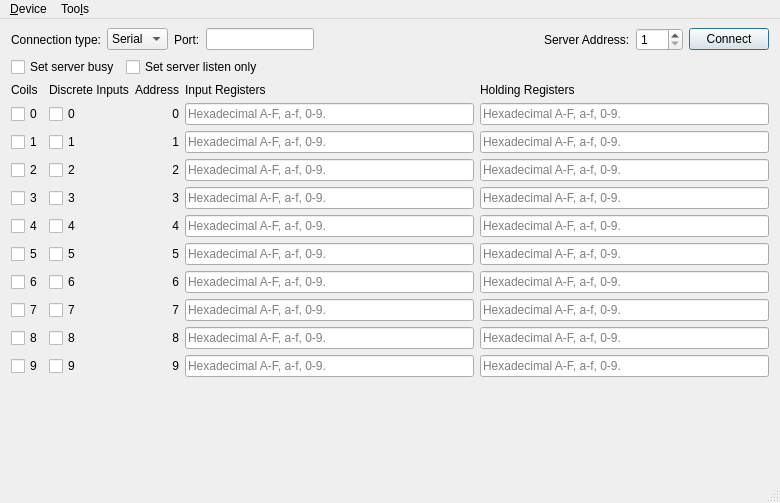
<?xml version="1.0" encoding="UTF-8"?>
<ui version="4.0">
 <class>MainWindow</class>
 <widget class="QMainWindow" name="MainWindow">
  <property name="geometry">
   <rect>
    <x>0</x>
    <y>0</y>
    <width>780</width>
    <height>503</height>
   </rect>
  </property>
  <property name="windowTitle">
   <string>Modbus Server Example</string>
  </property>
  <widget class="QWidget" name="centralWidget">
   <layout class="QVBoxLayout" name="verticalLayout">
    <property name="topMargin">
     <number>9</number>
    </property>
    <property name="bottomMargin">
     <number>0</number>
    </property>
    <item>
     <layout class="QGridLayout" name="gridLayout">
      <item row="0" column="5">
       <widget class="QLabel" name="label_27">
        <property name="sizePolicy">
         <sizepolicy hsizetype="Maximum" vsizetype="Preferred">
          <horstretch>0</horstretch>
          <verstretch>0</verstretch>
         </sizepolicy>
        </property>
        <property name="text">
         <string>Server Address:</string>
        </property>
       </widget>
      </item>
      <item row="0" column="7">
       <widget class="QPushButton" name="connectButton">
        <property name="sizePolicy">
         <sizepolicy hsizetype="Maximum" vsizetype="Fixed">
          <horstretch>0</horstretch>
          <verstretch>0</verstretch>
         </sizepolicy>
        </property>
        <property name="text">
         <string>Connect</string>
        </property>
        <property name="checkable">
         <bool>false</bool>
        </property>
        <property name="autoDefault">
         <bool>false</bool>
        </property>
        <property name="default">
         <bool>true</bool>
        </property>
       </widget>
      </item>
      <item row="0" column="6">
       <widget class="QSpinBox" name="serverEdit">
        <property name="sizePolicy">
         <sizepolicy hsizetype="Maximum" vsizetype="Fixed">
          <horstretch>0</horstretch>
          <verstretch>0</verstretch>
         </sizepolicy>
        </property>
        <property name="minimum">
         <number>1</number>
        </property>
        <property name="maximum">
         <number>247</number>
        </property>
       </widget>
      </item>
      <item row="0" column="4">
       <spacer name="horizontalSpacer">
        <property name="orientation">
         <enum>Qt::Horizontal</enum>
        </property>
        <property name="sizeHint" stdset="0">
         <size>
          <width>40</width>
          <height>20</height>
         </size>
        </property>
       </spacer>
      </item>
      <item row="0" column="1">
       <widget class="QComboBox" name="connectType">
        <item>
         <property name="text">
          <string>Serial</string>
         </property>
        </item>
        <item>
         <property name="text">
          <string>TCP</string>
         </property>
        </item>
       </widget>
      </item>
      <item row="0" column="2">
       <widget class="QLabel" name="label_2">
        <property name="sizePolicy">
         <sizepolicy hsizetype="Maximum" vsizetype="Preferred">
          <horstretch>0</horstretch>
          <verstretch>0</verstretch>
         </sizepolicy>
        </property>
        <property name="text">
         <string>Port:</string>
        </property>
       </widget>
      </item>
      <item row="0" column="0">
       <widget class="QLabel" name="label">
        <property name="text">
         <string>Connection type:</string>
        </property>
       </widget>
      </item>
      <item row="0" column="3">
       <widget class="QLineEdit" name="portEdit">
        <property name="sizePolicy">
         <sizepolicy hsizetype="Preferred" vsizetype="Fixed">
          <horstretch>0</horstretch>
          <verstretch>0</verstretch>
         </sizepolicy>
        </property>
       </widget>
      </item>
     </layout>
    </item>
    <item>
     <layout class="QHBoxLayout" name="horizontalLayout">
      <item>
       <widget class="QCheckBox" name="setBusyBox">
        <property name="text">
         <string>Set server busy</string>
        </property>
       </widget>
      </item>
      <item>
       <widget class="QCheckBox" name="listenOnlyBox">
        <property name="text">
         <string>Set server listen only</string>
        </property>
       </widget>
      </item>
      <item>
       <spacer name="horizontalSpacer_2">
        <property name="orientation">
         <enum>Qt::Horizontal</enum>
        </property>
        <property name="sizeHint" stdset="0">
         <size>
          <width>40</width>
          <height>20</height>
         </size>
        </property>
       </spacer>
      </item>
     </layout>
    </item>
    <item>
     <spacer name="verticalSpacer">
      <property name="orientation">
       <enum>Qt::Vertical</enum>
      </property>
      <property name="sizeType">
       <enum>QSizePolicy::Maximum</enum>
      </property>
      <property name="sizeHint" stdset="0">
       <size>
        <width>20</width>
        <height>0</height>
       </size>
      </property>
     </spacer>
    </item>
    <item>
     <layout class="QGridLayout" name="gridLayout_2">
      <item row="3" column="1">
       <widget class="QCheckBox" name="disc_2">
        <property name="text">
         <string>2</string>
        </property>
       </widget>
      </item>
      <item row="3" column="2">
       <widget class="QLabel" name="label_23">
        <property name="text">
         <string>2</string>
        </property>
        <property name="alignment">
         <set>Qt::AlignRight|Qt::AlignTrailing|Qt::AlignVCenter</set>
        </property>
       </widget>
      </item>
      <item row="3" column="4">
       <widget class="QLineEdit" name="holdReg_2">
        <property name="maxLength">
         <number>32767</number>
        </property>
        <property name="placeholderText">
         <string>Hexadecimal A-F, a-f, 0-9.</string>
        </property>
       </widget>
      </item>
      <item row="4" column="0">
       <widget class="QCheckBox" name="coils_3">
        <property name="sizePolicy">
         <sizepolicy hsizetype="Maximum" vsizetype="Fixed">
          <horstretch>0</horstretch>
          <verstretch>0</verstretch>
         </sizepolicy>
        </property>
        <property name="text">
         <string>3</string>
        </property>
       </widget>
      </item>
      <item row="3" column="3">
       <widget class="QLineEdit" name="inReg_2">
        <property name="maxLength">
         <number>32767</number>
        </property>
        <property name="placeholderText">
         <string>Hexadecimal A-F, a-f, 0-9.</string>
        </property>
       </widget>
      </item>
      <item row="4" column="1">
       <widget class="QCheckBox" name="disc_3">
        <property name="text">
         <string>3</string>
        </property>
       </widget>
      </item>
      <item row="4" column="2">
       <widget class="QLabel" name="label_11">
        <property name="text">
         <string>3</string>
        </property>
        <property name="alignment">
         <set>Qt::AlignRight|Qt::AlignTrailing|Qt::AlignVCenter</set>
        </property>
       </widget>
      </item>
      <item row="4" column="3">
       <widget class="QLineEdit" name="inReg_3">
        <property name="maxLength">
         <number>32767</number>
        </property>
        <property name="placeholderText">
         <string>Hexadecimal A-F, a-f, 0-9.</string>
        </property>
       </widget>
      </item>
      <item row="5" column="0">
       <widget class="QCheckBox" name="coils_4">
        <property name="sizePolicy">
         <sizepolicy hsizetype="Maximum" vsizetype="Fixed">
          <horstretch>0</horstretch>
          <verstretch>0</verstretch>
         </sizepolicy>
        </property>
        <property name="text">
         <string>4</string>
        </property>
       </widget>
      </item>
      <item row="4" column="4">
       <widget class="QLineEdit" name="holdReg_3">
        <property name="maxLength">
         <number>32767</number>
        </property>
        <property name="placeholderText">
         <string>Hexadecimal A-F, a-f, 0-9.</string>
        </property>
       </widget>
      </item>
      <item row="5" column="1">
       <widget class="QCheckBox" name="disc_4">
        <property name="text">
         <string>4</string>
        </property>
       </widget>
      </item>
      <item row="5" column="2">
       <widget class="QLabel" name="label_8">
        <property name="text">
         <string>4</string>
        </property>
        <property name="alignment">
         <set>Qt::AlignRight|Qt::AlignTrailing|Qt::AlignVCenter</set>
        </property>
       </widget>
      </item>
      <item row="5" column="3">
       <widget class="QLineEdit" name="inReg_4">
        <property name="maxLength">
         <number>32767</number>
        </property>
        <property name="placeholderText">
         <string>Hexadecimal A-F, a-f, 0-9.</string>
        </property>
       </widget>
      </item>
      <item row="5" column="4">
       <widget class="QLineEdit" name="holdReg_4">
        <property name="maxLength">
         <number>32767</number>
        </property>
        <property name="placeholderText">
         <string>Hexadecimal A-F, a-f, 0-9.</string>
        </property>
       </widget>
      </item>
      <item row="6" column="0">
       <widget class="QCheckBox" name="coils_5">
        <property name="sizePolicy">
         <sizepolicy hsizetype="Maximum" vsizetype="Fixed">
          <horstretch>0</horstretch>
          <verstretch>0</verstretch>
         </sizepolicy>
        </property>
        <property name="text">
         <string>5</string>
        </property>
       </widget>
      </item>
      <item row="6" column="3">
       <widget class="QLineEdit" name="inReg_5">
        <property name="maxLength">
         <number>32767</number>
        </property>
        <property name="placeholderText">
         <string>Hexadecimal A-F, a-f, 0-9.</string>
        </property>
       </widget>
      </item>
      <item row="6" column="1">
       <widget class="QCheckBox" name="disc_5">
        <property name="text">
         <string>5</string>
        </property>
       </widget>
      </item>
      <item row="6" column="2">
       <widget class="QLabel" name="label_12">
        <property name="text">
         <string>5</string>
        </property>
        <property name="alignment">
         <set>Qt::AlignRight|Qt::AlignTrailing|Qt::AlignVCenter</set>
        </property>
       </widget>
      </item>
      <item row="6" column="4">
       <widget class="QLineEdit" name="holdReg_5">
        <property name="maxLength">
         <number>32767</number>
        </property>
        <property name="placeholderText">
         <string>Hexadecimal A-F, a-f, 0-9.</string>
        </property>
       </widget>
      </item>
      <item row="7" column="0">
       <widget class="QCheckBox" name="coils_6">
        <property name="sizePolicy">
         <sizepolicy hsizetype="Maximum" vsizetype="Fixed">
          <horstretch>0</horstretch>
          <verstretch>0</verstretch>
         </sizepolicy>
        </property>
        <property name="text">
         <string>6</string>
        </property>
       </widget>
      </item>
      <item row="1" column="4">
       <widget class="QLineEdit" name="holdReg_0">
        <property name="maxLength">
         <number>32767</number>
        </property>
        <property name="placeholderText">
         <string>Hexadecimal A-F, a-f, 0-9.</string>
        </property>
       </widget>
      </item>
      <item row="2" column="0">
       <widget class="QCheckBox" name="coils_1">
        <property name="sizePolicy">
         <sizepolicy hsizetype="Maximum" vsizetype="Fixed">
          <horstretch>0</horstretch>
          <verstretch>0</verstretch>
         </sizepolicy>
        </property>
        <property name="text">
         <string>1</string>
        </property>
       </widget>
      </item>
      <item row="2" column="1">
       <widget class="QCheckBox" name="disc_1">
        <property name="text">
         <string>1</string>
        </property>
       </widget>
      </item>
      <item row="2" column="2">
       <widget class="QLabel" name="label_22">
        <property name="text">
         <string>1</string>
        </property>
        <property name="alignment">
         <set>Qt::AlignRight|Qt::AlignTrailing|Qt::AlignVCenter</set>
        </property>
       </widget>
      </item>
      <item row="2" column="3">
       <widget class="QLineEdit" name="inReg_1">
        <property name="maxLength">
         <number>32767</number>
        </property>
        <property name="placeholderText">
         <string>Hexadecimal A-F, a-f, 0-9.</string>
        </property>
       </widget>
      </item>
      <item row="2" column="4">
       <widget class="QLineEdit" name="holdReg_1">
        <property name="maxLength">
         <number>32767</number>
        </property>
        <property name="placeholderText">
         <string>Hexadecimal A-F, a-f, 0-9.</string>
        </property>
       </widget>
      </item>
      <item row="3" column="0">
       <widget class="QCheckBox" name="coils_2">
        <property name="sizePolicy">
         <sizepolicy hsizetype="Maximum" vsizetype="Fixed">
          <horstretch>0</horstretch>
          <verstretch>0</verstretch>
         </sizepolicy>
        </property>
        <property name="text">
         <string>2</string>
        </property>
       </widget>
      </item>
      <item row="10" column="3">
       <widget class="QLineEdit" name="inReg_9">
        <property name="maxLength">
         <number>32767</number>
        </property>
        <property name="placeholderText">
         <string>Hexadecimal A-F, a-f, 0-9.</string>
        </property>
       </widget>
      </item>
      <item row="10" column="2">
       <widget class="QLabel" name="label_16">
        <property name="text">
         <string>9</string>
        </property>
        <property name="alignment">
         <set>Qt::AlignRight|Qt::AlignTrailing|Qt::AlignVCenter</set>
        </property>
       </widget>
      </item>
      <item row="10" column="1">
       <widget class="QCheckBox" name="disc_9">
        <property name="text">
         <string>9</string>
        </property>
       </widget>
      </item>
      <item row="10" column="4">
       <widget class="QLineEdit" name="holdReg_9">
        <property name="maxLength">
         <number>32767</number>
        </property>
        <property name="placeholderText">
         <string>Hexadecimal A-F, a-f, 0-9.</string>
        </property>
       </widget>
      </item>
      <item row="7" column="3">
       <widget class="QLineEdit" name="inReg_6">
        <property name="maxLength">
         <number>32767</number>
        </property>
        <property name="placeholderText">
         <string>Hexadecimal A-F, a-f, 0-9.</string>
        </property>
       </widget>
      </item>
      <item row="7" column="1">
       <widget class="QCheckBox" name="disc_6">
        <property name="text">
         <string>6</string>
        </property>
       </widget>
      </item>
      <item row="7" column="4">
       <widget class="QLineEdit" name="holdReg_6">
        <property name="maxLength">
         <number>32767</number>
        </property>
        <property name="placeholderText">
         <string>Hexadecimal A-F, a-f, 0-9.</string>
        </property>
       </widget>
      </item>
      <item row="8" column="0">
       <widget class="QCheckBox" name="coils_7">
        <property name="sizePolicy">
         <sizepolicy hsizetype="Maximum" vsizetype="Fixed">
          <horstretch>0</horstretch>
          <verstretch>0</verstretch>
         </sizepolicy>
        </property>
        <property name="text">
         <string>7</string>
        </property>
       </widget>
      </item>
      <item row="7" column="2">
       <widget class="QLabel" name="label_13">
        <property name="text">
         <string>6</string>
        </property>
        <property name="alignment">
         <set>Qt::AlignRight|Qt::AlignTrailing|Qt::AlignVCenter</set>
        </property>
       </widget>
      </item>
      <item row="8" column="1">
       <widget class="QCheckBox" name="disc_7">
        <property name="text">
         <string>7</string>
        </property>
       </widget>
      </item>
      <item row="8" column="3">
       <widget class="QLineEdit" name="inReg_7">
        <property name="maxLength">
         <number>32767</number>
        </property>
        <property name="placeholderText">
         <string>Hexadecimal A-F, a-f, 0-9.</string>
        </property>
       </widget>
      </item>
      <item row="8" column="2">
       <widget class="QLabel" name="label_14">
        <property name="text">
         <string>7</string>
        </property>
        <property name="alignment">
         <set>Qt::AlignRight|Qt::AlignTrailing|Qt::AlignVCenter</set>
        </property>
       </widget>
      </item>
      <item row="8" column="4">
       <widget class="QLineEdit" name="holdReg_7">
        <property name="maxLength">
         <number>32767</number>
        </property>
        <property name="placeholderText">
         <string>Hexadecimal A-F, a-f, 0-9.</string>
        </property>
       </widget>
      </item>
      <item row="9" column="0">
       <widget class="QCheckBox" name="coils_8">
        <property name="sizePolicy">
         <sizepolicy hsizetype="Maximum" vsizetype="Fixed">
          <horstretch>0</horstretch>
          <verstretch>0</verstretch>
         </sizepolicy>
        </property>
        <property name="text">
         <string>8</string>
        </property>
       </widget>
      </item>
      <item row="9" column="1">
       <widget class="QCheckBox" name="disc_8">
        <property name="text">
         <string>8</string>
        </property>
       </widget>
      </item>
      <item row="9" column="2">
       <widget class="QLabel" name="label_15">
        <property name="text">
         <string>8</string>
        </property>
        <property name="alignment">
         <set>Qt::AlignRight|Qt::AlignTrailing|Qt::AlignVCenter</set>
        </property>
       </widget>
      </item>
      <item row="9" column="3">
       <widget class="QLineEdit" name="inReg_8">
        <property name="maxLength">
         <number>32767</number>
        </property>
        <property name="placeholderText">
         <string>Hexadecimal A-F, a-f, 0-9.</string>
        </property>
       </widget>
      </item>
      <item row="10" column="0">
       <widget class="QCheckBox" name="coils_9">
        <property name="sizePolicy">
         <sizepolicy hsizetype="Maximum" vsizetype="Fixed">
          <horstretch>0</horstretch>
          <verstretch>0</verstretch>
         </sizepolicy>
        </property>
        <property name="text">
         <string>9</string>
        </property>
       </widget>
      </item>
      <item row="9" column="4">
       <widget class="QLineEdit" name="holdReg_8">
        <property name="maxLength">
         <number>32767</number>
        </property>
        <property name="placeholderText">
         <string>Hexadecimal A-F, a-f, 0-9.</string>
        </property>
       </widget>
      </item>
      <item row="0" column="1">
       <widget class="QLabel" name="discreteInputs">
        <property name="text">
         <string>Discrete Inputs</string>
        </property>
       </widget>
      </item>
      <item row="0" column="3">
       <widget class="QLabel" name="inputRegisters">
        <property name="text">
         <string>Input Registers</string>
        </property>
       </widget>
      </item>
      <item row="0" column="0">
       <widget class="QLabel" name="coils">
        <property name="sizePolicy">
         <sizepolicy hsizetype="Maximum" vsizetype="Preferred">
          <horstretch>0</horstretch>
          <verstretch>0</verstretch>
         </sizepolicy>
        </property>
        <property name="text">
         <string>Coils</string>
        </property>
       </widget>
      </item>
      <item row="0" column="2">
       <widget class="QLabel" name="address">
        <property name="text">
         <string>Address</string>
        </property>
        <property name="alignment">
         <set>Qt::AlignRight|Qt::AlignTrailing|Qt::AlignVCenter</set>
        </property>
       </widget>
      </item>
      <item row="0" column="4">
       <widget class="QLabel" name="holdingRegisters">
        <property name="text">
         <string>Holding Registers</string>
        </property>
       </widget>
      </item>
      <item row="1" column="0">
       <widget class="QCheckBox" name="coils_0">
        <property name="sizePolicy">
         <sizepolicy hsizetype="Maximum" vsizetype="Fixed">
          <horstretch>0</horstretch>
          <verstretch>0</verstretch>
         </sizepolicy>
        </property>
        <property name="text">
         <string>0</string>
        </property>
       </widget>
      </item>
      <item row="1" column="1">
       <widget class="QCheckBox" name="disc_0">
        <property name="text">
         <string>0</string>
        </property>
       </widget>
      </item>
      <item row="1" column="3">
       <widget class="QLineEdit" name="inReg_0">
        <property name="maxLength">
         <number>32767</number>
        </property>
        <property name="placeholderText">
         <string>Hexadecimal A-F, a-f, 0-9.</string>
        </property>
       </widget>
      </item>
      <item row="1" column="2">
       <widget class="QLabel" name="label_21">
        <property name="text">
         <string>0</string>
        </property>
        <property name="alignment">
         <set>Qt::AlignRight|Qt::AlignTrailing|Qt::AlignVCenter</set>
        </property>
       </widget>
      </item>
     </layout>
    </item>
    <item>
     <spacer name="verticalSpacer_2">
      <property name="orientation">
       <enum>Qt::Vertical</enum>
      </property>
      <property name="sizeType">
       <enum>QSizePolicy::MinimumExpanding</enum>
      </property>
      <property name="sizeHint" stdset="0">
       <size>
        <width>20</width>
        <height>0</height>
       </size>
      </property>
     </spacer>
    </item>
   </layout>
  </widget>
  <widget class="QStatusBar" name="statusBar"/>
  <widget class="QMenuBar" name="menuBar">
   <property name="geometry">
    <rect>
     <x>0</x>
     <y>0</y>
     <width>780</width>
     <height>24</height>
    </rect>
   </property>
   <widget class="QMenu" name="menu_Device">
    <property name="title">
     <string>&amp;Device</string>
    </property>
    <addaction name="actionConnect"/>
    <addaction name="actionDisconnect"/>
    <addaction name="separator"/>
    <addaction name="actionExit"/>
   </widget>
   <widget class="QMenu" name="menuToo_ls">
    <property name="title">
     <string>Too&amp;ls</string>
    </property>
    <addaction name="actionOptions"/>
   </widget>
   <addaction name="menu_Device"/>
   <addaction name="menuToo_ls"/>
  </widget>
  <action name="actionConnect">
   <property name="icon">
    <iconset resource="../../slave.qrc">
     <normaloff>:/images/connect.png</normaloff>:/images/connect.png</iconset>
   </property>
   <property name="text">
    <string>&amp;Connect</string>
   </property>
  </action>
  <action name="actionDisconnect">
   <property name="icon">
    <iconset resource="../../slave.qrc">
     <normaloff>:/images/disconnect.png</normaloff>:/images/disconnect.png</iconset>
   </property>
   <property name="text">
    <string>&amp;Disconnect</string>
   </property>
  </action>
  <action name="actionExit">
   <property name="icon">
    <iconset resource="../../slave.qrc">
     <normaloff>:/images/application-exit.png</normaloff>:/images/application-exit.png</iconset>
   </property>
   <property name="text">
    <string>&amp;Quit</string>
   </property>
  </action>
  <action name="actionOptions">
   <property name="icon">
    <iconset resource="../../slave.qrc">
     <normaloff>:/images/settings.png</normaloff>:/images/settings.png</iconset>
   </property>
   <property name="text">
    <string>&amp;Options</string>
   </property>
  </action>
 </widget>
 <layoutdefault spacing="6" margin="11"/>
 <tabstops>
  <tabstop>connectType</tabstop>
  <tabstop>portEdit</tabstop>
  <tabstop>serverEdit</tabstop>
  <tabstop>connectButton</tabstop>
  <tabstop>coils_0</tabstop>
  <tabstop>disc_0</tabstop>
  <tabstop>inReg_0</tabstop>
  <tabstop>holdReg_0</tabstop>
  <tabstop>coils_1</tabstop>
  <tabstop>disc_1</tabstop>
  <tabstop>inReg_1</tabstop>
  <tabstop>holdReg_1</tabstop>
  <tabstop>coils_2</tabstop>
  <tabstop>disc_2</tabstop>
  <tabstop>inReg_2</tabstop>
  <tabstop>holdReg_2</tabstop>
  <tabstop>coils_3</tabstop>
  <tabstop>disc_3</tabstop>
  <tabstop>inReg_3</tabstop>
  <tabstop>holdReg_3</tabstop>
  <tabstop>coils_4</tabstop>
  <tabstop>disc_4</tabstop>
  <tabstop>inReg_4</tabstop>
  <tabstop>holdReg_4</tabstop>
  <tabstop>coils_5</tabstop>
  <tabstop>disc_5</tabstop>
  <tabstop>inReg_5</tabstop>
  <tabstop>holdReg_5</tabstop>
  <tabstop>coils_6</tabstop>
  <tabstop>disc_6</tabstop>
  <tabstop>inReg_6</tabstop>
  <tabstop>holdReg_6</tabstop>
  <tabstop>coils_7</tabstop>
  <tabstop>disc_7</tabstop>
  <tabstop>inReg_7</tabstop>
  <tabstop>holdReg_7</tabstop>
  <tabstop>coils_8</tabstop>
  <tabstop>disc_8</tabstop>
  <tabstop>inReg_8</tabstop>
  <tabstop>holdReg_8</tabstop>
  <tabstop>coils_9</tabstop>
  <tabstop>disc_9</tabstop>
  <tabstop>inReg_9</tabstop>
  <tabstop>holdReg_9</tabstop>
 </tabstops>
 <resources>
  <include location="../../slave.qrc"/>
 </resources>
 <connections/>
</ui>
